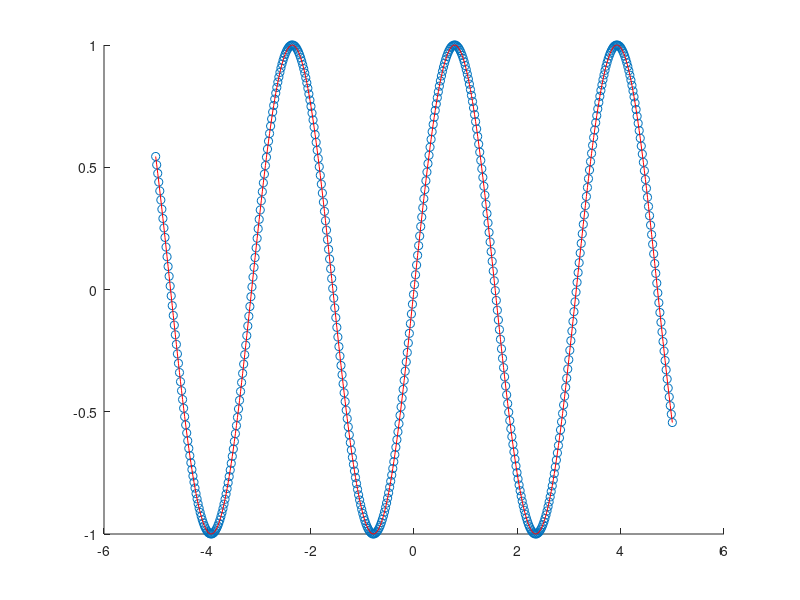

MATLAB code to generate this figure:
1;
function [H]=hermite(t,d,v,x)
  l=length(t);
   
  z=zeros(1,2*l);  z(1:2:end)=t; z(2:2:end)=t;
  f=zeros(1,2*l);  f(1:2:end)=d; f(2:2:end)=d;

  % divided difference table
  m=zeros(2*l,2*l);
  m(:,1)=f';
  m(1:2:end,2)=v';
  m(2:2:2*l-1,2)=(d(2:l)-d(1:l-1))./(t(2:l)-t(1:l-1));
  for k=3:2*l
      for i=1:2*l-k+1
          m(i,k)=(m(i+1,k-1)-m(i,k-1))/(z(i+k-1)-z(i));
      end
  end

  % compute Hermite
  lx=length(x); 
  p=ones(lx,1);
  s=m(1,1)*ones(lx,1);
  for j=1:lx
    for i=1:2*l-1
      p(j)=p(j)*(x(j)-z(i));
      s(j)=s(j)+p(j)*m(1,i+1);
    end
  end
   
  H=s';
endfunction

t = linspace(-5,5,15);
f = @(x)sin(2*x);

d = f(t);

deriv = @(x)2*cos(2*x);

v = deriv(t);

x = linspace(-5,5,500);

H = hermite(t,d,v,x);

hold on 
plot(x, f(x), 'o')
plot(x, H, 'r')